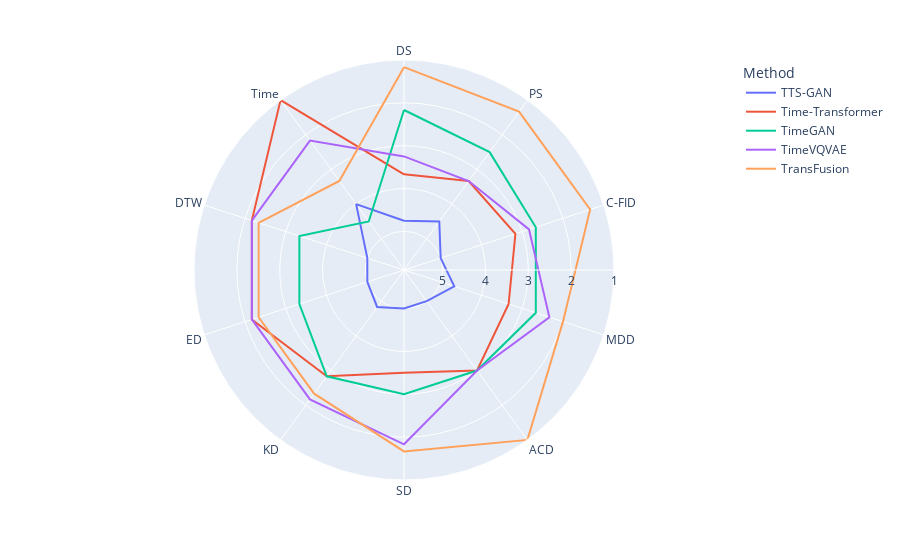

Notebook source saved alongside this figure:
### Markdown cell above
## Spider Plots

### Code cell
rankings = df_no_copy.unstack(level=1).rank()

ranking_by_metric = rankings.stack().reset_index().groupby("Method").mean()
spider_by_metric = ranking_by_metric.reset_index().melt(id_vars="Method")
px.line_polar(spider_by_metric, r="value", theta="variable", color="Method", line_close=True) \
    .update_layout(polar={"radialaxis": {"range": [5.9, 1], "dtick": 1}})

### Figure 1 — Plotly figure (JSON) as saved in the notebook; plotly's stock layout.template omitted (floating-point values rounded to 4 significant figures)
{"data": [{"hovertemplate": "Method=TTS-GAN<br>value=%{r}<br>variable=%{theta}<extra></extra>", "legendgroup": "TTS-GAN", "line": {"color": "#636efa", "dash": "solid"}, "marker": {"symbol": "circle"}, "mode": "lines", "name": "TTS-GAN", "r": [4.75, 4.5, 5, 4.667, 5, 5, 4.833, 5, 5, 4, 4.75], "showlegend": true, "subplot": "polar", "theta": ["DS", "PS", "C-FID", "MDD", "ACD", "SD", "KD", "ED", "DTW", "Time", "DS"], "type": "scatterpolar"}, {"hovertemplate": "Method=Time-Transformer<br>value=%{r}<br>variable=%{theta}<extra></extra>", "legendgroup": "Time-Transformer", "line": {"color": "#EF553B", "dash": "solid"}, "marker": {"symbol": "circle"}, "mode": "lines", "name": "Time-Transformer", "r": [3.667, 3.333, 3.167, 3.333, 3, 3.5, 2.833, 2.167, 2.167, 1, 3.667], "showlegend": true, "subplot": "polar", "theta": ["DS", "PS", "C-FID", "MDD", "ACD", "SD", "KD", "ED", "DTW", "Time", "DS"], "type": "scatterpolar"}, {"hovertemplate": "Method=TimeGAN<br>value=%{r}<br>variable=%{theta}<extra></extra>", "legendgroup": "TimeGAN", "line": {"color": "#00cc96", "dash": "solid"}, "marker": {"symbol": "circle"}, "mode": "lines", "name": "TimeGAN", "r": [2.167, 2.5, 2.667, 2.667, 3, 3, 2.833, 3.333, 3.333, 4.5, 2.167], "showlegend": true, "subplot": "polar", "theta": ["DS", "PS", "C-FID", "MDD", "ACD", "SD", "KD", "ED", "DTW", "Time", "DS"], "type": "scatterpolar"}, {"hovertemplate": "Method=TimeVQVAE<br>value=%{r}<br>variable=%{theta}<extra></extra>", "legendgroup": "TimeVQVAE", "line": {"color": "#ab63fa", "dash": "solid"}, "marker": {"symbol": "circle"}, "mode": "lines", "name": "TimeVQVAE", "r": [3.25, 3.333, 2.833, 2.333, 3, 1.833, 2.167, 2.167, 2.167, 2.167, 3.25], "showlegend": true, "subplot": "polar", "theta": ["DS", "PS", "C-FID", "MDD", "ACD", "SD", "KD", "ED", "DTW", "Time", "DS"], "type": "scatterpolar"}, {"hovertemplate": "Method=TransFusion<br>value=%{r}<br>variable=%{theta}<extra></extra>", "legendgroup": "TransFusion", "line": {"color": "#FFA15A", "dash": "solid"}, "marker": {"symbol": "circle"}, "mode": "lines", "name": "TransFusion", "r": [1.167, 1.333, 1.333, 2, 1, 1.667, 2.333, 2.333, 2.333, 3.333, 1.167], "showlegend": true, "subplot": "polar", "theta": ["DS", "PS", "C-FID", "MDD", "ACD", "SD", "KD", "ED", "DTW", "Time", "DS"], "type": "scatterpolar"}], "layout": {"legend": {"title": {"text": "Method"}, "tracegroupgap": 0}, "margin": {"t": 60}, "polar": {"angularaxis": {"direction": "clockwise", "rotation": 90}, "domain": {"x": [0, 1], "y": [0, 1]}, "radialaxis": {"dtick": 1, "range": [5.9, 1]}}}}
